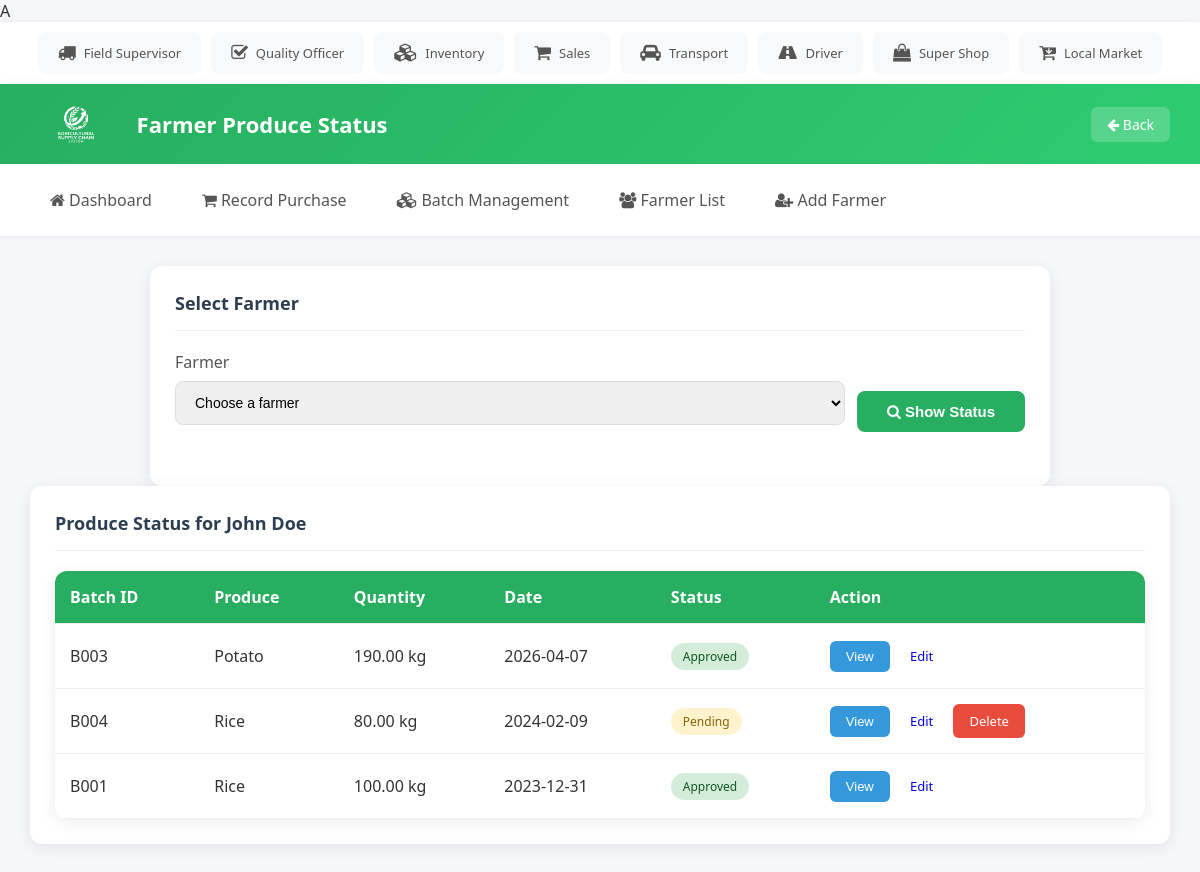
The app's page /field_supervisor/farmer_status.php?farmer_id=1 with its own data.
### tables this page shows
CREATE TABLE `Farmers` (
  `farmer_id` int(11) NOT NULL,
  `name` varchar(100) NOT NULL,
  `location` varchar(255) DEFAULT NULL,
  `contact_info` varchar(50) DEFAULT NULL
);

CREATE TABLE `Batches` (
  `batch_id` int(11) NOT NULL,
  `batch_number` varchar(50) NOT NULL,
  `product_id` int(11) DEFAULT NULL,
  `farmer_id` int(11) DEFAULT NULL,
  `supervisor_id` int(11) DEFAULT NULL,
  `quantity` decimal(10,2) DEFAULT NULL,
  `unit` varchar(20) DEFAULT NULL,
  `purchase_date` timestamp NOT NULL DEFAULT current_timestamp()
);

CREATE TABLE `Products` (
  `product_id` int(11) NOT NULL,
  `product_name` varchar(100) NOT NULL,
  `category` varchar(50) DEFAULT NULL
);

CREATE TABLE `Quality_Checks` (
  `check_id` int(11) NOT NULL,
  `batch_id` int(11) DEFAULT NULL,
  `officer_id` int(11) DEFAULT NULL,
  `quality_tag` varchar(50) DEFAULT NULL,
  `moisture_content` decimal(5,2) DEFAULT NULL,
  `purity` decimal(5,2) DEFAULT NULL,
  `grade` varchar(5) DEFAULT NULL,
  `comments` text DEFAULT NULL,
  `check_date` timestamp NOT NULL DEFAULT current_timestamp()
);

### field_supervisor/farmer_status.php (the view, shortened to what this page needs)
<?php
include "../db.php";
$selected_farmer_id = isset($_GET['farmer_id']) ? intval($_GET['farmer_id']) : 0;
$statuses = [];
if ($selected_farmer_id) {
    $query = "SELECT b.batch_id, b.batch_number, p.product_name, b.quantity, b.unit, DATE_FORMAT(b.purchase_date, '%Y-%m-%d') AS purchase_date, q.quality_tag FROM Batches b JOIN Products p ON b.product_id=p.product_id LEFT JOIN Quality_Checks q ON b.batch_id=q.batch_id WHERE b.farmer_id=$selected_farmer_id ORDER BY b.purchase_date DESC";
    $statuses = $conn->query($query);
    $farmer_name_query = $conn->query("SELECT name FROM Farmers WHERE farmer_id=$selected_farmer_id");
    $farmer_name = $farmer_name_query->num_rows ? $farmer_name_query->fetch_assoc()['name'] : 'Selected Farmer';
}
?>
<!DOCTYPE html>
<html lang="en">
  <head>
    <link rel="stylesheet" href="../style.css" />
    <link rel="stylesheet" href="https://cdnjs.cloudflare.com/ajax/libs/font-awesome/4.7.0/css/font-awesome.min.css" />
  </head>
  <body>
    <main>
      <div class="card" style="max-width: 900px; margin: 0 auto;">
        <div class="card-header">
          <span class="card-title">Select Farmer</span>
        </div>
        <form action="" method="GET" style="display:flex; gap: 12px; flex-wrap: wrap; align-items: center;">
          <div class="form-group" style="flex:1; min-width: 260px;">
            <label for="farmer_id">Farmer</label>
            <select id="farmer_id" name="farmer_id" required>
              <option value="">Choose a farmer</option>
            </select>
          </div>
          <button type="submit" class="btn-submit" style="margin-top: 26px;">
            <i class="fa fa-search"></i> Show Status
          </button>
        </form>
      </div>
      <?php if ($selected_farmer_id): ?>
      <div class="card">
        <div class="card-header">
          <span class="card-title">Produce Status for <?php echo htmlspecialchars($farmer_name); ?></span>
        </div>
        <table>
          <tr>
            <th>Batch ID</th>
            <th>Produce</th>
            <th>Quantity</th>
            <th>Date</th>
            <th>Status</th>
            <th>Action</th>
          </tr>
          <?php if ($statuses && $statuses->num_rows > 0) {
            while ($row = $statuses->fetch_assoc()) {
              $status = $row['quality_tag'] ? 'Approved' : 'Pending';
              $status_class = $status == 'Approved' ? 'completed' : 'pending';
          ?>
          <tr>
            <td><?php echo $row['batch_number']; ?></td>
            <td><?php echo htmlspecialchars($row['product_name']); ?></td>
            <td><?php echo $row['quantity'] . ' ' . htmlspecialchars($row['unit']); ?></td>
            <td><?php echo $row['purchase_date']; ?></td>
            <td><span class="status <?php echo $status_class; ?>"><?php echo $status; ?></span></td>
            <td>
              <button class="btn btn-info" onclick="viewDetails('<?php echo $row['batch_number']; ?>', '<?php echo htmlspecialchars(addslashes($row['product_name'])); ?>', '<?php echo $row['quantity'] . ' ' . htmlspecialchars(addslashes($row['unit'])); ?>', '<?php echo $row['purchase_date']; ?>', '<?php echo $status; ?>')">View</button>
              <a class="btn btn-warning" href="../farmer/batch_update.php?batch_id=<?php echo $row['batch_id']; ?>">Edit</a>
              <?php if (!$row['quality_tag']): ?>
                <a class="btn btn-danger" href="farmer_status.php?farmer_id=<?php echo $selected_farmer_id; ?>&delete_batch_id=<?php echo $row['batch_id']; ?>" onclick="return confirm('Delete this batch?');">Delete</a>
              <?php endif; ?>
            </td>
          </tr>
          <?php }
          } else {
            echo '<tr><td colspan="6">No batches found for this farmer.</td></tr>';
          } ?>
        </table>
      </div>
      <?php endif; ?>
    </main>
  </body>
</html>

### style.css (style rules this page uses)
* { box-sizing: border-box; }
body { margin: 0; font-family: 'Segoe UI', Tahoma, Geneva, Verdana, sans-serif; background: #f5f7fa; color: #333; }
.topbar { background: white; padding: 10px 20px; display: flex; justify-content: center; box-shadow: 0 2px 10px rgba(0,0,0,0.08); overflow-x: auto; }
.topbar-users { display: flex; gap: 10px; flex-wrap: nowrap; }
.topbar-user { display: flex; align-items: center; gap: 8px; padding: 10px 18px; background: #f8f9fa; border-radius: 8px; text-decoration: none; color: #555; font-size: 13px; font-weight: 500; white-space: nowrap; transition: all 0.3s; border: 2px solid transparent; }
.topbar-user i { font-size: 18px; }
header { background: linear-gradient(135deg, #27ae60, #2ecc71); color: white; padding: 15px 30px; display: flex; align-items: center; justify-content: space-between; box-shadow: 0 2px 10px rgba(0,0,0,0.1); }
header .header-left { display: flex; align-items: center; gap: 15px; }
header .logo { height: 50px; border-radius: 8px; }
header .title { font-size: 22px; font-weight: 600; }
header .back-btn { background: rgba(255,255,255,0.2); color: white; padding: 8px 16px; border-radius: 6px; text-decoration: none; font-size: 14px; transition: background 0.3s; }
nav { background: white; display: flex; gap: 10px; padding: 15px 30px; box-shadow: 0 2px 5px rgba(0,0,0,0.05); }
nav a { color: #555; padding: 10px 20px; text-decoration: none; font-weight: 500; border-radius: 6px; transition: all 0.3s ease; }
main { padding: 30px; }
.card { background: white; border-radius: 12px; padding: 25px; box-shadow: 0 3px 15px rgba(0,0,0,0.08); margin-bottom: 20px; }
.card-header { display: flex; justify-content: space-between; align-items: center; margin-bottom: 20px; padding-bottom: 15px; border-bottom: 1px solid #eee; }
.card-title { font-size: 18px; font-weight: 600; color: #2c3e50; }
.form-group { margin-bottom: 20px; }
.form-group label { display: block; margin-bottom: 8px; font-weight: 500; color: #555; }
.form-group input, .form-group select, .form-group textarea { width: 100%; padding: 12px 15px; border: 1px solid #ddd; border-radius: 8px; font-size: 14px; transition: border-color 0.3s; }
.btn-submit { background: #27ae60; color: white; padding: 12px 30px; border: none; border-radius: 8px; font-size: 15px; font-weight: 600; cursor: pointer; transition: background 0.3s; }
table { width: 100%; border-collapse: collapse; background: white; border-radius: 12px; overflow: hidden; box-shadow: 0 3px 15px rgba(0,0,0,0.08); }
th, td { padding: 15px; text-align: left; border-bottom: 1px solid #eee; }
th { background: #27ae60; color: white; font-weight: 600; }
.status { padding: 5px 12px; border-radius: 20px; font-size: 12px; font-weight: 500; }
.status.pending { background: #fff3cd; color: #856404; }
.status.completed { background: #d4edda; color: #155724; }
.btn { padding: 8px 16px; border: none; border-radius: 6px; font-size: 13px; font-weight: 500; cursor: pointer; transition: all 0.3s; text-decoration: none; display: inline-block; }
.btn-danger { background: #e74c3c; color: white; }
.btn-info { background: #3498db; color: white; }

### records on screen
farmers: name "John Doe"
batches: batch_number "B003", product.product_name "Potato", quantity "190.00", unit "kg", purchase_date "2026-04-07", quality_checks.quality_tag "Approved"
batches: batch_number "B004", product.product_name "Rice", quantity "80.00", unit "kg", purchase_date "2024-02-09", status "Pending"
batches: batch_number "B001", product.product_name "Rice", quantity "100.00", unit "kg", purchase_date "2023-12-31", quality_checks.quality_tag "Approved"
